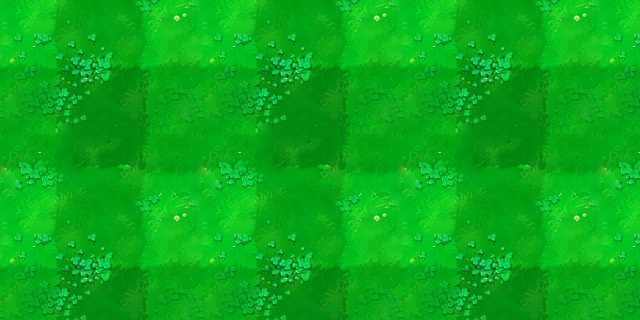

A 2D game scene composited from a Tiled map and its tileset images. What follows is a short description and the map's XML, with each tile layer's data collapsed to a summary:
An orthogonal 10x5 tile map with 64x64 px tiles, 1 tile layer (Ground), 2 tilesets.

<map version="1.10" tiledversion="1.10.2" orientation="orthogonal" renderorder="right-down" width="10" height="5" tilewidth="64" tileheight="64" infinite="0" nextlayerid="3" nextobjectid="1">
 <tileset firstgid="1" name="background1" tilewidth="64" tileheight="64" tilecount="450" columns="30">
  <image source="garden.jpg" width="1920" height="965" />
 </tileset>
 <tileset firstgid="451" name="garden" tilewidth="64" tileheight="64" tilecount="450" columns="30">
  <image source="garden.jpg" width="1920" height="965" />
 </tileset>
 <layer id="2" name="Ground" width="10" height="5">
  <data>[50 cells, 50 non-empty, 50 distinct tile ids]</data>
 </layer>
</map>
